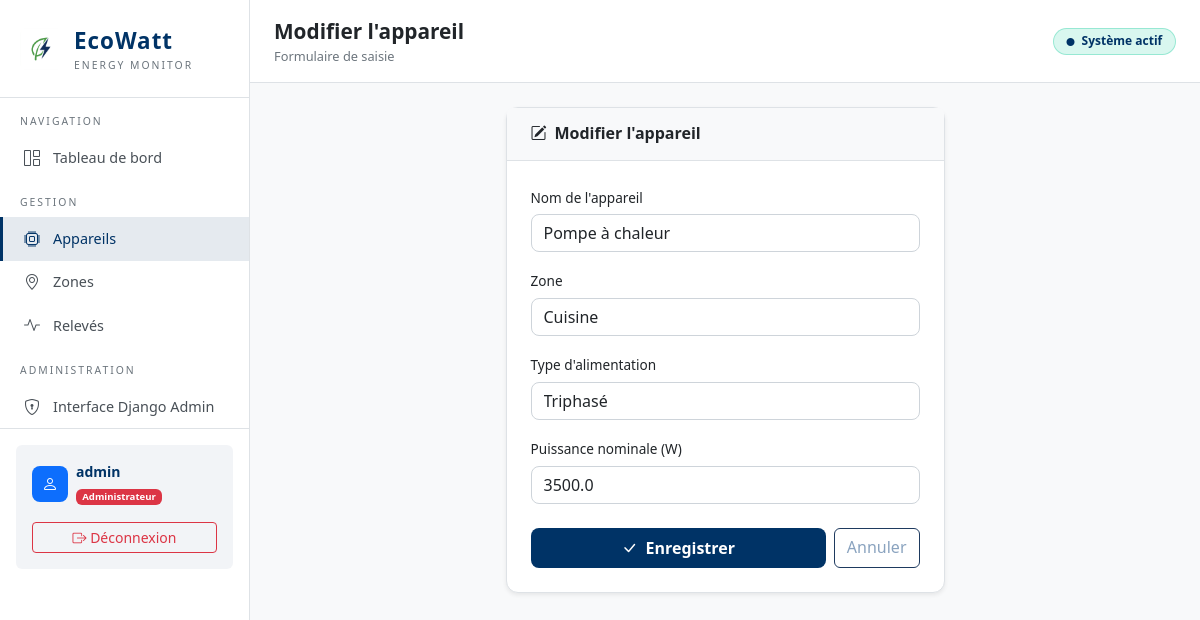
The app's page /appareils/modifier/1/ (signed in) with its own data.
### appareils/models.py (models this page shows, shortened)
class Appareil(models.Model):
    TYPE_ALIMENTATION_CHOICES = [
        ('monophase', 'Monophasé'),
        ('triphase', 'Triphasé'),
        ('solaire', 'Solaire'),
        ('batterie', 'Batterie'),
    ]
    nom = models.CharField(max_length=200)
    zone = models.ForeignKey(Zone, on_delete=models.CASCADE, related_name='appareils')
    type_alimentation = models.CharField(
        max_length=50,
        choices=TYPE_ALIMENTATION_CHOICES,
        default='monophase'
    )
    puissance_nominale = models.FloatField(help_text="Puissance nominale en Watts")
    date_installation = models.DateField(null=True, blank=True)
    class Meta:
        verbose_name = "Appareil"
        verbose_name_plural = "Appareils"

### appareils/views.py (the view)
# urls.py: path('modifier/<int:appareil_id>/', views.modifier_appareil, name='modifier_appareil'),
@login_required
def modifier_appareil(request, appareil_id):
    if not request.user.is_staff:
        return redirect('home')
    appareil = get_object_or_404(Appareil, id=appareil_id)
    form = AppareilForm(request.POST or None, instance=appareil)
    if form.is_valid():
        form.save()
        return redirect('liste_appareils')
    return render(request, 'appareils/form.html', {'form': form, 'titre': 'Modifier l\'appareil', 'appareil': appareil})

### appareils/forms.py
class AppareilForm(forms.ModelForm):
    class Meta:
        model = Appareil
        fields = ['nom', 'zone', 'type_alimentation', 'puissance_nominale']
        widgets = {
            'nom': forms.TextInput(attrs={'class': 'form-control', 'placeholder': 'Nom de l\'appareil'}),
            'zone': forms.Select(attrs={'class': 'form-select'}),
            'type_alimentation': forms.Select(attrs={'class': 'form-select'}),
            'puissance_nominale': forms.NumberInput(attrs={'class': 'form-control', 'placeholder': 'Puissance en Watts'}),
        }
        labels = {
            'nom': 'Nom de l\'appareil',
            'zone': 'Zone',
            'type_alimentation': 'Type d\'alimentation',
            'puissance_nominale': 'Puissance nominale (W)',
        }

### appareils/models.py (called while the page is built)
    def __str__(self):
        return self.nom_zone

### templates/appareils/form.html (shortened to what this page needs)
{% extends 'base.html' %}
{% block page_title %}{{ titre }}{% endblock %}
{% block page_subtitle %}Formulaire de saisie{% endblock %}
{% block content %}
<div class="row justify-content-center">
    <div class="col-lg-6">
        <div class="card">
            <div class="card-header px-4 py-3">
                <h6 class="mb-0 fw-semibold"><i class="bi bi-pencil-square me-2"></i>{{ titre }}</h6>
            </div>
            <div class="card-body p-4">
                <form method="POST">
                    {% for field in form %}
                    <div class="mb-3">
                        <label class="form-label">{{ field.label }}</label>
                        {{ field }}
                    </div>
                    {% endfor %}
                    <div class="d-flex gap-2 mt-4">
                        <button type="submit" class="btn btn-eco flex-grow-1">
                            <i class="bi bi-check-lg me-1"></i> Enregistrer
                        </button>
                        <a href="javascript:history.back()" class="btn" style="background:rgba(255,255,255,0.06);color:#8aa3bf;border:1px solid #1e3a5f;">
                            Annuler
                        </a>
                    </div>
                </form>
            </div>
        </div>
    </div>
</div>
{% endblock %}

### templates/base.html (shortened to what this page needs)
{% load static %}
<!DOCTYPE html>
<html lang="fr">
<head>
    <link href="https://cdn.jsdelivr.net/npm/bootstrap@5.3.0/dist/css/bootstrap.min.css" rel="stylesheet">
    <link href="https://cdn.jsdelivr.net/npm/bootstrap-icons@1.11.0/font/bootstrap-icons.css" rel="stylesheet">
</head>
<body class="{% if user.is_staff %}role-admin{% endif %}">
<nav class="sidebar">
    <a href="/" class="sidebar-brand text-decoration-none">
        <img src="{% static 'images/logo.png' %}" alt="EcoWatt Logo" class="brand-logo">
        <div>
            <div class="brand-name">EcoWatt</div>
            <div class="brand-sub">Energy Monitor</div>
        </div>
    </a>
    <div class="nav-section-title">Navigation</div>
    <ul class="nav flex-column">
        <li class="nav-item">
            <a href="{% url 'home' %}" class="nav-link {% if request.resolver_match.url_name == 'home' %}active{% endif %}">
                <i class="bi bi-grid-1x2"></i> Tableau de bord
            </a>
        </li>
    </ul>
    <div class="nav-section-title">Gestion</div>
    <ul class="nav flex-column">
        <li class="nav-item">
            <a href="{% url 'liste_appareils' %}" class="nav-link {% if 'appareils' in request.path and 'zones' not in request.path %}active{% endif %}">
                <i class="bi bi-cpu"></i> Appareils
            </a>
        </li>
        <li class="nav-item">
            <a href="{% url 'liste_zones' %}" class="nav-link {% if 'zones' in request.path %}active{% endif %}">
                <i class="bi bi-geo-alt"></i> Zones
            </a>
        </li>
        <li class="nav-item">
            <a href="{% url 'liste_releves' %}" class="nav-link {% if 'releves' in request.path %}active{% endif %}">
                <i class="bi bi-activity"></i> Relevés
            </a>
        </li>
    </ul>
    {% if user.is_staff %}
    <div class="nav-section-title">Administration</div>
    <ul class="nav flex-column">
        <li class="nav-item">
            <a href="/admin/" class="nav-link">
                <i class="bi bi-shield-lock"></i> Interface Django Admin
            </a>
        </li>
    </ul>
    {% endif %}
    <div class="mt-auto p-3" style="border-top: 1px solid var(--eco-border);">
        <div class="p-3 rounded" style="background: rgba(0,51,102,0.05);">
            <div class="d-flex align-items-center gap-2 mb-2">
                <div class="device-avatar bg-primary text-white">
                    <i class="bi bi-person"></i>
                </div>
                <div>
                    <div class="small fw-bold" style="color: var(--eco-green);">{{ user.username }}</div>
                    <div class="badge {% if user.is_staff %}bg-danger{% else %}bg-info{% endif %}" style="font-size: 0.6rem;">
                        {% if user.is_staff %}Administrateur{% else %}Consultant{% endif %}
                    </div>
                </div>
            </div>
            <a href="{% url 'logout' %}" class="btn btn-sm btn-outline-danger w-100 mt-2">
                <i class="bi bi-box-arrow-right"></i> Déconnexion
            </a>
        </div>
    </div>
</nav>
<div class="main-content">
    <div class="topbar d-flex justify-content-between align-items-center">
        <div>
            <div class="page-title">{% block page_title %}EcoWatt{% endblock %}</div>
            <div class="page-subtitle">{% block page_subtitle %}Système de suivi de consommation électrique{% endblock %}</div>
        </div>
        <div class="d-flex align-items-center gap-3">
            <span class="badge" style="background:rgba(0,200,150,0.15);color:var(--eco-green);border:1px solid rgba(0,200,150,0.3);padding:0.4rem 0.8rem;border-radius:20px;font-size:0.75rem;">
                <i class="bi bi-circle-fill me-1" style="font-size:0.5rem;"></i> Système actif
            </span>
        </div>
    </div>
    <div class="page-content">
        {% block content %}{% endblock %}
    </div>
</div>
</body>
</html>

### templates/base.html (style rules this page uses)
:root { --eco-green: #003366; --eco-dark: #f8f9fa; --eco-blue: #0d6efd; --eco-orange: #fd7e14; --eco-card: #ffffff; --eco-border: #dee2e6; }
body { background-color: var(--eco-dark); color: #212529; font-family: 'Segoe UI', system-ui, sans-serif; min-height: 100vh; }
.sidebar { background: #ffffff; border-right: 1px solid var(--eco-border); min-height: 100vh; width: 250px; position: fixed; top: 0; left: 0; z-index: 100; padding-top: 0; }
.sidebar-brand { padding: 1.5rem 1.25rem; border-bottom: 1px solid var(--eco-border); display: flex; align-items: center; gap: 0.75rem; }
.brand-logo { width: 42px; height: 42px; object-fit: contain; border-radius: 8px; }
.brand-name { font-size: 1.4rem; font-weight: 700; color: var(--eco-green); letter-spacing: 1px; }
.brand-sub { font-size: 0.65rem; color: #6c757d; letter-spacing: 2px; text-transform: uppercase; }
.nav-section-title { font-size: 0.65rem; text-transform: uppercase; letter-spacing: 2px; color: #6c757d; padding: 1rem 1.25rem 0.4rem; }
.sidebar .nav-link { color: #495057; padding: 0.6rem 1.25rem; border-radius: 0; display: flex; align-items: center; gap: 0.75rem; font-size: 0.9rem; transition: all 0.2s; border-left: 3px solid transparent; }
.sidebar .nav-link:hover, .sidebar .nav-link.active { color: var(--eco-green); background: rgba(0, 51, 102, 0.1); border-left-color: var(--eco-green); }
.sidebar .nav-link i { width: 18px; text-align: center; font-size: 1rem; }
.main-content { margin-left: 250px; min-height: 100vh; background: var(--eco-dark); }
.topbar { background: #ffffff; border-bottom: 1px solid var(--eco-border); padding: 1rem 1.5rem; position: sticky; top: 0; z-index: 50; }
.page-content { padding: 1.5rem; }
.card { background: var(--eco-card); border: 1px solid var(--eco-border); border-radius: 12px; color: #212529; box-shadow: 0 0.125rem 0.25rem rgba(0, 0, 0, 0.075); }
.card-header { background: #f8f9fa; border-bottom: 1px solid var(--eco-border); color: #212529; font-weight: 600; }
.form-control, .form-select { background: #ffffff; border: 1px solid #ced4da; color: #212529; border-radius: 8px; }
.form-control::placeholder { color: #6c757d; }
.form-select option { background: #ffffff; color: #212529; }
.form-label { color: #212529; font-size: 0.85rem; font-weight: 500; margin-bottom: 0.4rem; }
.btn-eco { background: var(--eco-green); color: #ffffff; border: none; font-weight: 600; border-radius: 8px; padding: 0.5rem 1.2rem; transition: all 0.2s; }
.device-avatar { width: 36px; height: 36px; background: #e9ecef; color: #495057; border-radius: 8px; display: flex; align-items: center; justify-content: center; font-size: 1rem; }
.page-title { font-size: 1.3rem; font-weight: 700; color: #212529; }
.page-subtitle { font-size: 0.8rem; color: #6c757d; }

### records on screen
Appareil: form "Pompe à chaleur" "Cuisine" "Triphasé" "3500.0"

### other values on screen
{{ user.username }} "admin"
{{ titre }} "Modifier l'appareil"
{{ field.label }} "Nom de l'appareil" "Zone" "Type d'alimentation" "Puissance nominale (W)"
